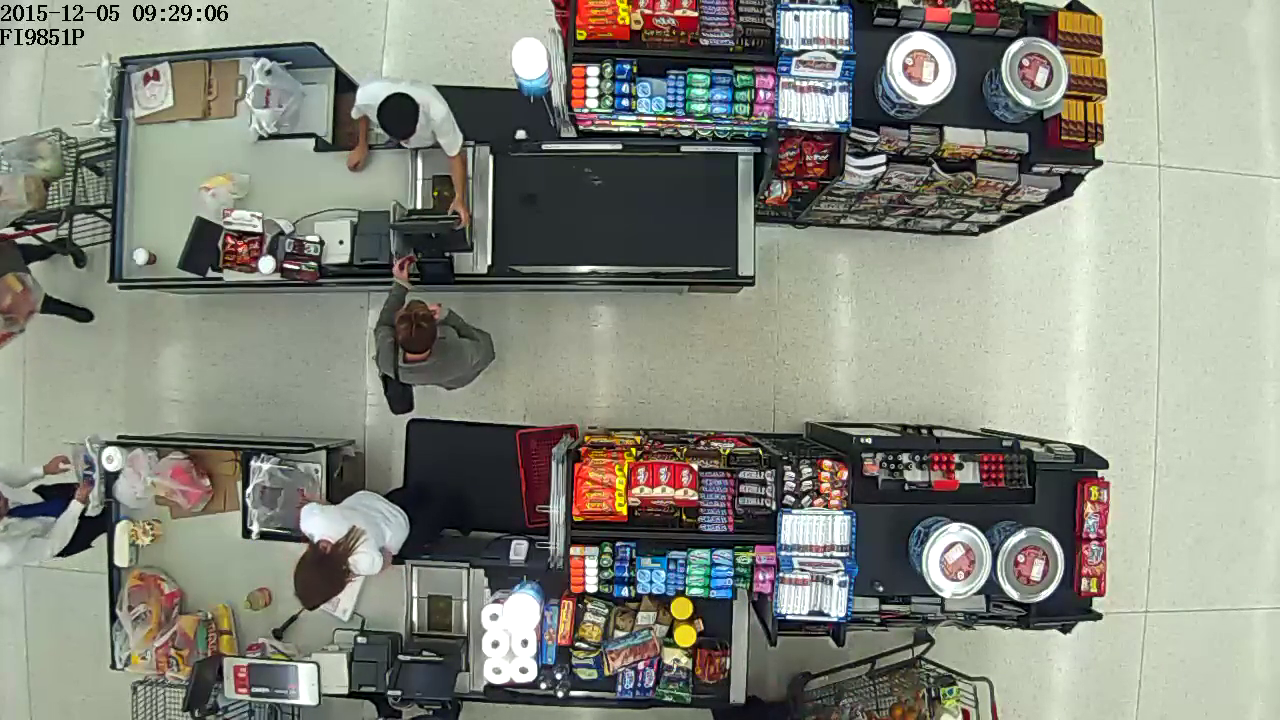
//> input picture 1frame.png, 1280 x 720 px, given in place of baseframe.png, which was not available
$ ./main   (built with g++ and OpenCV 4)
//> lines starting //> are read from the running program, lines starting //| are printed output that depends on the picture; after the words box and inside, x2 and y2 are one past the last pixel; in counts of white or black regions, pixels touching at a corner belong together; pictures that were not available may be replaced by others from this repository, and a replacement may not be noted
### Customer Detection/Customer.h
//
//  Customer.h
//  Customer Detection
//
//  Created by Rurouni on 1/10/16.
//  Copyright © 2016 Rurouni. All rights reserved.
//

#ifndef Customer_h
#define Customer_h

/**
 @class Customer
 @discussion Customer class with attributes to track positions, bounding rectangles and times an object is in the line
 */
class Customer
{
public:
    int id;
    int idle;
    bool track;
    int type; ///type of object detected
    vector<MatND> histog;
    vector<Point2d> position;
    vector<Rect> bounding;
    vector<struct timeval> time_lapse;
    //    time_t time_introduced;
    //    time_t last_recorded_time;
};

#endif /* Customer_h */

### Customer Detection/Displays.cpp
#ifndef KNOBS_HPP
#define KNOBS_HPP

/** This class broadcasts different stages of the frame processing */

/** Variable flags */
int SHOW_OVERLAPPING_BOXES = 0;
int SHOW_P2POINT_CONNECTIONS = 0;
int BISECT_F2FRAME = 0;
int SHOW_DISPLAY = 1;
int SHOW_EDGES = 1;
int OPTFLOW_ON = 0;
int SHOW_DIFF = 0;
int SHOW_ISOBJPRESENT = 0;
bool verbose = 0;
bool verbose2 = 0;


namespace displays
{

    void imshow2(int _SHOW_, string winheader, Mat* whattoshow)
    {
        if (_SHOW_)
            imshow(winheader, *whattoshow);
        else
            destroyWindow(winheader);
    }


    void castBars()
    {
        static char casttitle[30] = "Cast options:";
        namedWindow(casttitle);
        createTrackbar("Difference", casttitle, &SHOW_DIFF, 1, 0);
        createTrackbar("Overlapping boxes", casttitle, &SHOW_OVERLAPPING_BOXES, 1, 0);
        createTrackbar("Edges", casttitle, &SHOW_EDGES, 1, 0);
        createTrackbar("Optical flow", casttitle, &OPTFLOW_ON, 1, 0);
        createTrackbar("Obj present?", casttitle, &SHOW_ISOBJPRESENT, 1, 0);
        createTrackbar("Difference", casttitle, &SHOW_DIFF, 1, 0);
    }

}

#endif

### Customer Detection/inscribe.cpp
#ifndef INSCRIBE_HPP
#define INSCRIBE_HPP

#include <stdio.h>
#include "opencv2/imgproc/imgproc.hpp"
#include <vector>
//
//  inscribe.cpp
//  Customer Detection
//
//  Created by Rurouni on 1/6/16.
//  Copyright © 2016 Rurouni. All rights reserved.
//
//  inscribe provides printing and lageling functionalities i.e. text over a Mat file
//  also provides Scalar2 which reorders input values from Scalar for ease of use in color


namespace inscribe
{
    /**
     Makes Scalar to RGB instead of BGR
     @function Scalar2
     @param R RED
     @param G GREEN
     @param B BLUE
     @return Scalar(RGB)
     */
    Scalar Scalar2(int R, int G, int B)
    {
        return Scalar(B,G,R);
    }

    /**
     Sets a tag/label over a Matrix (img)
     @function putLabel
     @param img where we put our text
     @param labelText the text to print on tag
     @param startPoint point at where we want to print our tag
     @param letters the number of characters to be in the labelText
     @param ground_color the background color of the label
     @see overloaded putTabel uses default ground color
     */
    void putLabel(Mat img, char* labelText, Point startPoint, double letters, Scalar ground_color)
    {
        int tag_width = (int)(letters * 11);
        rectangle(img, startPoint, Point(startPoint.x+tag_width,startPoint.y+20), ground_color, CV_FILLED);
        putText(img, labelText, Point(startPoint.x,startPoint.y+15), 3, .5, Scalar(255,255,255),1.5,40);
    }
    /**
     Sets a tag/label over a Matrix (img)
     @see overloaded putTabel takes ground color as param
     @code
     Mat image = imread("directory/to/image/img.png");
     char* texttoprint[100];
     sprintf(texttoprint, "image area = %d", (image.height * image.width));
     Point startingPoint(10,10);
     int numberofletters = 17;
     putLabel(image, texttoprint, startingPoint, numberofletters);
     */
    // [4 lines left out: function putLabel, not called in this run]
}
#endif

### Customer Detection/main.cpp

#include "Dependencies.h"


/** Default smooth type to run application, change using spacebar */
Smooth_tier smoothTier = GAUSSIAN;

/** @remarks */
/** use spreadsheet formula */
/** find more data for more precise readings, with many sample points we can make our accuracy rate really high */
/** this approach can use machine learning and we might use different equation at different times depending on best averages */
/** @code double y = -1.78763782732825*(pow(10,-5))*pow(x,4) + 4.04896149117207*(pow(10,-3))*pow(x, 3) - 2.72770070216495*(pow(10,-1))*pow(x,2) + 5.44941813894911*(pow(10,0))*x + 2.15895787840160*(pow(10, 2)); */


/** Threshold constant variables */
int INSTANT_DISPLACEMENT_TOLERANCE = 250;
const int CART_DETECTED_AT_START_OF_LINE = 100;
const int OBJ_CREATION_LINE = CART_DETECTED_AT_START_OF_LINE;
const int OBJ_DELETION_LINE = 15;
int CLUSTER_INTENSITY = 40;
/** the tolerance rate when swiping an object, the lower the more tolerant, the higher the more sensitive @abstract set value between 0 and 1 */
/** Sensitivity controls the precision within .98 to 1*/
int Sensitivity = 199;
float SWIPE_SENSITIVITY;
/**  @brief set value to desired FPS rate, recommended 10-15 */
/**  @discussion The human eye and its brain interface, the human visual system, can
 process 10 to 12 separate images per second, perceiving them individually */
const int FPS_DESIRED_FREQUENCY = 8;
const int GRABS =  0; ///4800;//38000; //38000; ///3980; 1000;

/** Global variables */
Mat baseframe;
Mat untouch_frame;

Mat sketchMat;
vector<Point2d> prevPoints;
Scalar stain[10];
vector<Point2d> c;
/** unique Customer identification number */
static int mu_uid = 0;

unsigned int Number_Of_Elements;

/** List of Customers to track @see class Customer  */
deque<Customer> track_customer;

/**  @function MAIN */
int main() {
    /** Default values for function encapsulateObjects */
    int sigma = 3;  ///default sigma at 3
    Smooth_tier smoothType = smoothTier;
    int ksize = (sigma*5)| 1;
    sigma = 20;
    SWIPE_SENSITIVITY = Sensitivity / (float)10000;

    // insert code here...
    VideoCapture cap;
    String capstone_dir = "/Users/drifter/Desktop/capstone/";

    cap.open(capstone_dir+"Jan-8f10FPS.mp4");
    const double FPS_CAP=cap.get(CV_CAP_PROP_FPS);
    /** more vid files:
     @e Jan-8e_Preprocess10FPS.mp4
     */

    baseframe = imread(BASEFRAME_DIR);
//> baseframe is the input picture: 720 rows x 1280 cols, CV_8UC3; mean B, G, R 125.1, 135.9, 133.6
    namedWindow("Controllers", 0);

    /**  @constructor Rect
     Rect_(_Tp _x, _Tp _y, _Tp _width, _Tp _height) */
    /** @fix CHANGE REGION (AREA) OF INTEREST ROI */
    Rect ROI_CUSTOMERLINE_WIDE(0, baseframe.rows/5,baseframe.cols,baseframe.rows/2);
    Rect ROI_CUSTOMERLINE(0,baseframe.rows/3.3,baseframe.cols,baseframe.rows/3.3);
    Rect ROI_CUSTOMERLINE_NARROW(0,baseframe.rows/2.45,1280,113);  ////113 vs 131 vs 145
    Rect ROI_CONVEYOR_BELT(baseframe.cols/2.61,baseframe.rows/4.7,250,112);
    Rect ROI_CASHIER_SWIPES(415,170,66,58);
    Rect ROI_BEHIND_OBJ_CREATION_LINE(800,203,170,247);

    int thresh = 100;
    Mat line_print, belt_print, frame, customer_line, swipe_area, bocl_print;
    line_print = baseframe(ROI_CUSTOMERLINE_NARROW);
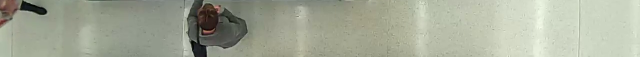
//> line_print: 113 rows x 1280 cols, CV_8UC3 (shown at 1/2 size); mean B, G, R 151.6, 169.1, 164.1
    belt_print = baseframe(ROI_CONVEYOR_BELT);
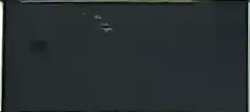
//> belt_print: 112 rows x 250 cols, CV_8UC3; mean B, G, R 49.3, 48.4, 42.1
    swipe_area = baseframe(ROI_CASHIER_SWIPES);
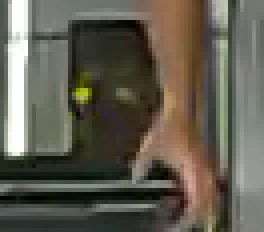
//> swipe_area: 58 rows x 66 cols, CV_8UC3 (shown 4 times larger); mean B, G, R 80.7, 93.5, 97.3
    bocl_print = baseframe(ROI_BEHIND_OBJ_CREATION_LINE);
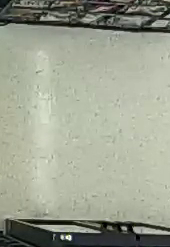
//> bocl_print: 247 rows x 170 cols, CV_8UC3; mean B, G, R 144, 160.6, 155.8

    line_print.copyTo(sketchMat);

    stain[0] = paint_yellow;
    stain[1] = paint_red;
    stain[2] = paint_lightGREEN;
    stain[3] = paint_lightBLUE;
    stain[4] = paint_lightORANGE;
    stain[5] = paint_ade004;
    stain[6] = paint_blue;


    /**  @brief main loop */
    bool flags = true;
    for(;;)
    {
        if (flags)
        {
            for (int i = 0; i < GRABS; i++) {
                cap.grab();
            }
            flags = false;
        }

        displays::castBars();


        /** Skip frames in order to use video as it if it was different rate of FPS, */
        for(int i = 0; i < (int)FPS_CAP/FPS_DESIRED_FREQUENCY; i++)
            cap >> frame;

        if(!frame.data)
            continue;

        int CAP_CURRENT_FRAME = (int)cap.get(CV_CAP_PROP_POS_FRAMES);
        if (BISECT_F2FRAME)
        {
            cout << "running frame: " << CAP_CURRENT_FRAME << "\n";
            cout << "------------------------\n\n";
        }


        /**  @abstract set regions of interest (ROI) to scan for objects  */
        Mat conveyorbelt = frame(ROI_CONVEYOR_BELT);
        customer_line = frame(ROI_CUSTOMERLINE_NARROW);
        customer_line.copyTo(untouch_frame);
        Mat displays = frame(ROI_CUSTOMERLINE_WIDE);
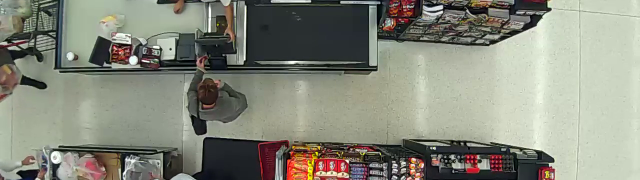
//> displays: 360 rows x 1280 cols, CV_8UC3 (shown at 1/2 size); mean B, G, R 124.1, 136.8, 135
        char density_text[20];
        sprintf(density_text, "%6d", CAP_CURRENT_FRAME);
        putLabel(displays, density_text, Point(30,20), 6, Scalar2(76,153,0));
//> in putLabel, `rectangle(img, startPoint, Point(startPoint.x+tag_width,startPoint.y+2..`:
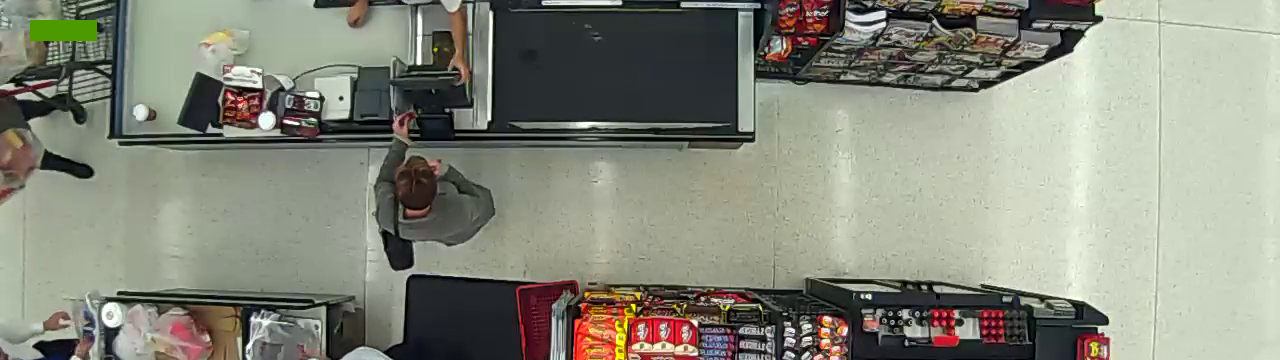
//> img: 360 rows x 1280 cols, CV_8UC3; 0.31% of pixels changed, all inside (x1, y1, x2, y2) = (30, 20, 97, 41)
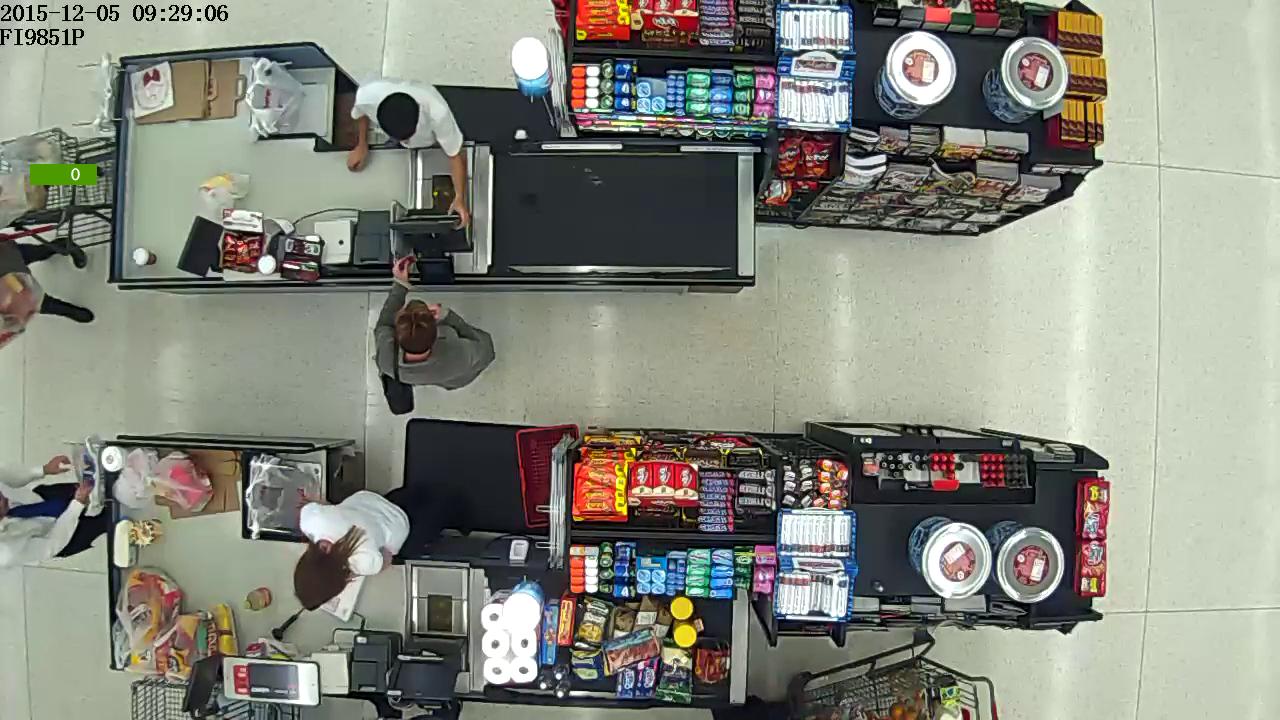
//> frame: 720 rows x 1280 cols, CV_8UC3; 0.15% of pixels changed, all inside (x1, y1, x2, y2) = (30, 164, 97, 185)

        /** @brief ignore returning values when detecting items on conveyor */
        deque<Customer> dev_null = encapsulateObjects(&conveyorbelt, &belt_print, OBJECT_ITEM, ksize, sigma, thresh, smoothType);
        /** @brief  hold all customers detected in current frame */
        deque<Customer> new_detected =
        encapsulateObjects(&customer_line, &line_print, OBJECT_CUSTOMER, ksize, sigma, thresh, smoothType);

        /** @brief  linkCustomers pushes currently detected to its respective customer in the list, create if is a new customer */
        linkCustomers(&new_detected, &track_customer);

        /**  @brief put uid label on Customers in track customer mode */
        for (int i = 0; i < track_customer.size(); i++)
        {
            if (true == track_customer[i].track)
            {
                char identifier[20];
                sprintf(identifier, " C%d %dx%d", track_customer[i].id, track_customer[i].bounding.back().width, track_customer[i].bounding.back().height);
                putLabel(customer_line, identifier, track_customer[i].bounding.back().tl(), 10, paint_royal_blue);
            } else
            {
                char identifier[20];
                sprintf(identifier, "     %dx%d", track_customer[i].bounding.back().width, track_customer[i].bounding.back().height);
                putLabel(customer_line, identifier, track_customer[i].bounding.back().tl(), 10, paint_royal_blue);
            }
        }


        /**  @brief count swipes by cashier */
        Mat current_swipe_area = frame(ROI_CASHIER_SWIPES);

        createTrackbar( "Sensitivity(swipes)", "Controllers", &Sensitivity, 200, 0 );
        ///createTrackbar( TrackbarName, "Linear Blend", &alpha_slider, alpha_slider_max, on_trackbar );

        SWIPE_SENSITIVITY = (9800.0+ (float)Sensitivity) / (float)10000;

        /** create trackbar for cluster intesity of the pixel threshold */
        createTrackbar("Intensity(swipes)", "Controllers", &CLUSTER_INTENSITY, 255, 0 );

        bool _at_barcode_reader_ = isObjectPresent(&current_swipe_area, &swipe_area, (char*)"at-barcode-reader", DARK, true);
        countSwipes(_at_barcode_reader_, &displays);

        /** create trackbar for distance displacement tolerance */
        createTrackbar( "Displacement tolerance", "Controllers", &INSTANT_DISPLACEMENT_TOLERANCE, 1280, 0 );


        /** Update sigma using trackbar @note change blur method using spacebar, @see smoothType */
        createTrackbar( "Sigma (Laplacian)", "Controllers", &sigma, 50, 0 );;
        ///ksize = (sigma*5)| 1;


        if(verbose)
            printf("Sigma value %d\n", sigma);

        displays::imshow2(SHOW_DISPLAY, "customer_line", &displays);
        displays::imshow2(OPTFLOW_ON, "sketchMat", &sketchMat);

        int c = waitKey(1);
        /** @discussion adds PAUSE key to video */
        if (c == 'p')
        {
            char PAUSED[20] = "PAUSED";
            putLabel(displays, PAUSED, Point(0,0), 6.3, paint_sea);
            imshow("customer_line", displays);
            waitKey(0);
        }

        /** @abstract saves current image displayed */
        if (c == 'w')
        {
            char SCREENSHOT[20];
            sprintf(SCREENSHOT, "CF%d", CAP_CURRENT_FRAME);
            stringstream ss;
            ss<<SCREENSHOT<<".jpg";
            string SS = ss.str();
            putLabel(displays, SCREENSHOT, Point(0,0), 7, paint_indigo);
            imwrite(SS, displays);
            imshow("customer_line", displays);
        }

        if( c == ' ' )
        {
            smoothType = smoothType == GAUSSIAN ? BLUR : smoothType == BLUR ? MEDIAN : smoothType == MEDIAN ? BILATERAL_FILTER : GAUSSIAN;
            if(verbose) printf("smoothType %d\n1.Gaussian 2. Blur 3. Median:\n", smoothType+1);
        }
        if( c == 'q' || c == 'Q' || (c & 255) == 27 )
            break;

    }   /* end main loop */

    return 0;
}

/** @function isObjectPresent */
bool isObjectPresent(Mat* arearoi, Mat* baseroi, char* header, Background illumination, bool drawrect)
{
    Mat diffroi;
    if (DARK == illumination)
        diffroi = *arearoi - *baseroi;
    else if (BRIGHT == illumination)
        diffroi = *baseroi - *arearoi;

    medianBlur(diffroi, diffroi, 15);
    diffroi = diffroi < CLUSTER_INTENSITY;

    cvtColor(diffroi, diffroi, COLOR_BGR2GRAY);
    threshold(diffroi, diffroi, CLUSTER_INTENSITY, 255, CV_THRESH_BINARY);
    /** @brief rectangle(Mat& img, Point pt1, Point pt2, const Scalar& color, int thickness=1, int lineType=8, int shift=0) */
    if (drawrect)
        rectangle(*arearoi, Point(0,0), Point(arearoi->cols-1,arearoi->rows-1), paint_dark_red, 2,8,0);

    displays::imshow2(SHOW_ISOBJPRESENT, header, &diffroi);

    /** zero is black in RGB */
    Mat nonzeros_m;
    findNonZero(diffroi, nonzeros_m);
    int nonzeros = (int)nonzeros_m.total();
    int pixels = (diffroi.rows*diffroi.cols);
    float ratio =(float)nonzeros/(float)pixels;
    if (ratio < SWIPE_SENSITIVITY)
        return true;
    return false;
}

/** @function isObjectPresent */
// [4 lines left out: function isObjectPresent, not called in this run]

/** @function countSwipes */
void countSwipes(bool foundObj, Mat* disp)
{
    static bool last_ICP;
    static int swipes, LICP;
    /** if there is a change in frame and it detects and object */
    if (foundObj != last_ICP && foundObj == false && LICP > 2)
    {
        swipes++;
        LICP = 0;
    }

    if (foundObj)
        LICP++;
    last_ICP = foundObj;

    char swipetext[20];
    sprintf(swipetext, "s%5d", swipes);
    putLabel(*disp, swipetext, Point(410,90), 5, Scalar2(64,64,64));
}

/** @function customerList_add */
template <typename T>
// [6 lines left out: function customerList_add, not called in this run]

/**
 Will push new customer into its respective already IDed customer. If new, then create new customer
 @function encapsulateObjects
 @code encapsulateObjects(Mat* instanceROI, Mat* baseIMG, int targetObject,
 int KSIZE, int SIGMA, int THRESH, int SMOOTHTYPE);
 @endcode
 @param instanceROI pointer to area of interest where we want to find the objects
 @param baseROI pointer to the area of interest with no objects present i.e. the background
 @param METHOD which object are we looking for? e.g. OBJ_ITEM? OBJ_CUSTOMER?
 @param KSIZE aperture liner size; must be odd and greater than 1 i.e. 3,5,7 ...
 @param SIGMA Gassian kernel standard deviation in X
 @param THRESH threshold value to be used in threshold to detect edges on final result from Laplacian
 @param SMOOTHTYPE blur type to be used i.e. MEDIAN, GAUSSIAN, BLUR or BILATERAL_FILTER
 @see customerList_add(Customer custom)
 @return array of customers and other detected objects
 */
deque<Customer>
encapsulateObjects( Mat* instanceROI, Mat* baseROI, Pick_object METHOD, int KSIZE, int SIGMA, int THRESH, Smooth_tier SMOOTHTYPE )
{
//> called with KSIZE = 15, SIGMA = 20, THRESH = 100
    Scalar COLOR;
    Mat currentgray, basegray, differs;
    cvtColor(*instanceROI, currentgray, COLOR_BGR2GRAY);
//> (the rest of the program and of its run is left out)
